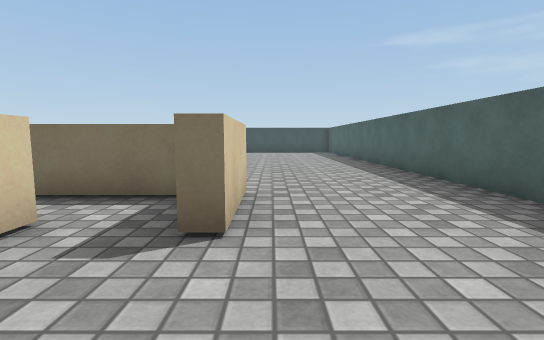
View 1 (above)

13 first-person views from a walk through a Unity game level. The camera is 0.43 m above the floor, tilts 6° down and sees 85° across. The floor is counted in squares, 0.5 m on a side. Each view is taken from the middle of a square. On the plan, view 1 faces up. The plan holds only what a view shows up to about 11 squares ahead; the rest is blank. The place goes on beyond the plan. The player is left out. Surface patterns are stand-ins for the level's own textures.

View 2
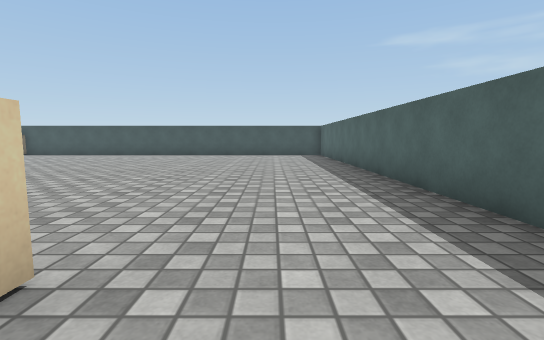

View 3
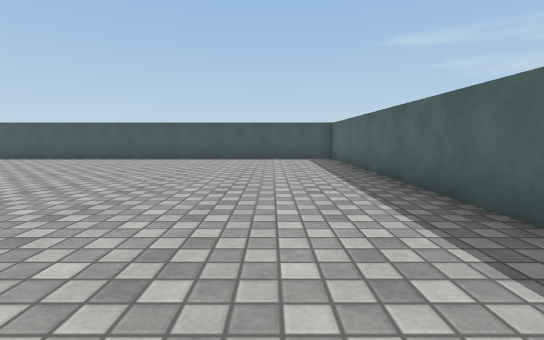

View 4
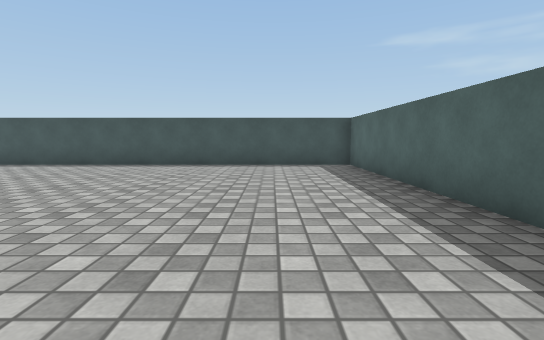

View 5
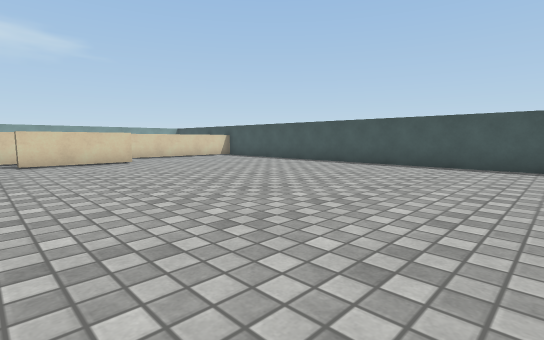

View 6
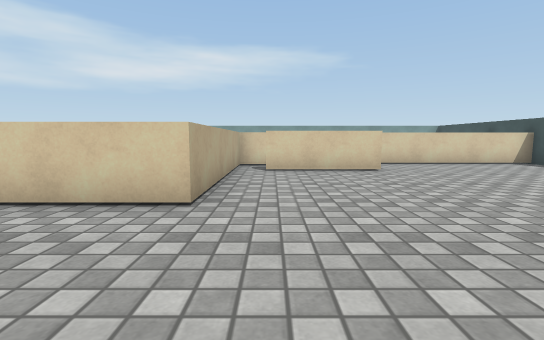

View 7
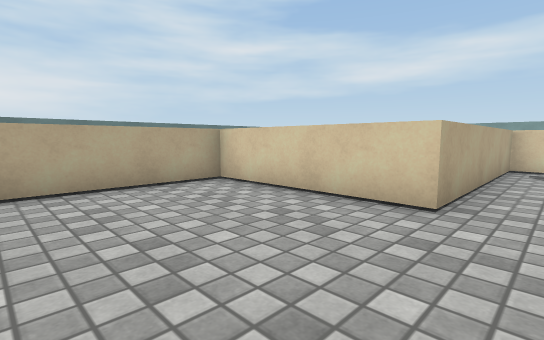

View 8
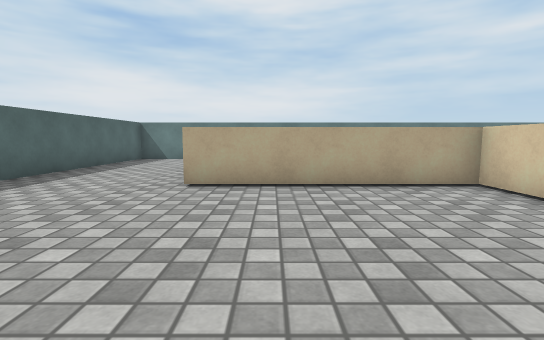

View 9
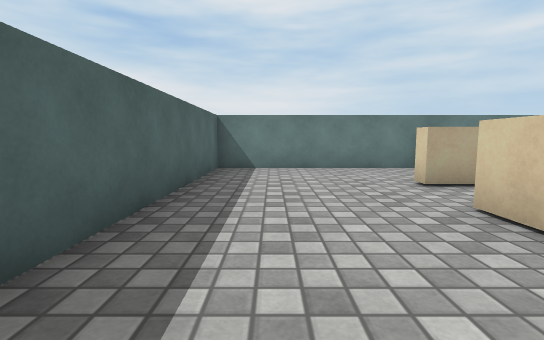

View 10
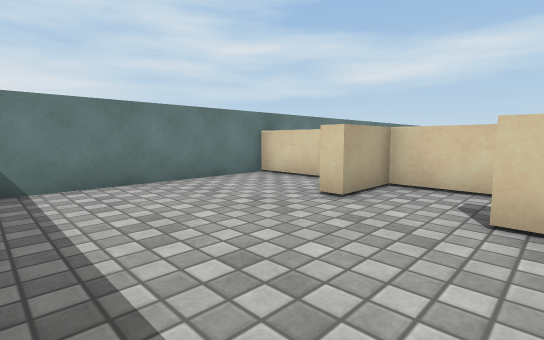

View 11
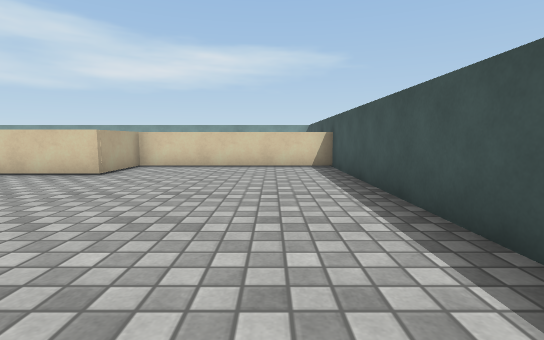

View 12
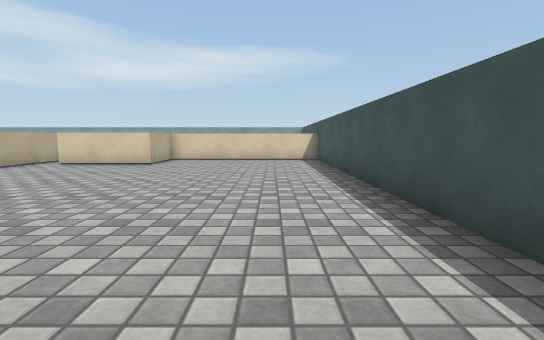

View 13
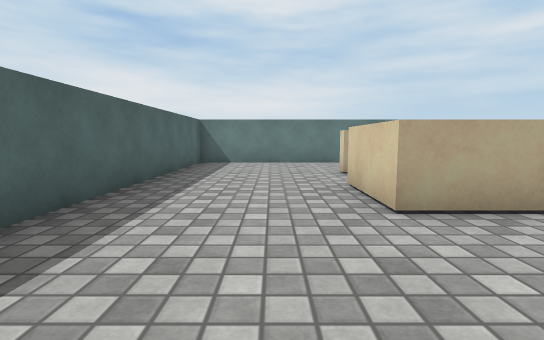

### Floor plan
Points are (right, up) in squares from view 1. A wall is a line through its corners. A room is listed if a view was taken in it or the views show most of it. See-through windows are left out.
Room 1 (views 1, 2, 3, 4, 5, 6, 7, 8, 9, 10, 11, 12, 13)
walls: (-2.3, 3) (-2.3, 0.7) (-0.8, 0.7) (-0.8, 0.2); (-11, 9) (-5.7, 9) (-5.7, 4.7) (-0.4, 4.7) (-0.4, 2.5) (-0.9, 2.5); (-2.3, -0.8) (-2.3, -2.8); (-12.1, 18.9) (-12.1, 12.9) (-9.9, 12.9) (-9.9, 9.8); (-2.9, -2.7) (3.6, -2.7) (3.6, 18.9) (-12.5, 18.9)

Positions as (right, up) in squares from view 1, and headings:
1: (0, 0), facing up
2: (1, 3), facing up
3: (1, 6), facing up
4: (1, 9), facing up
5: (1, 9), facing up-left
6: (-2, 10), facing left
7: (-2, 10), facing down-left
8: (-2, 10), facing down
9: (2, 6), facing down
10: (3, 3), facing down-left
11: (-3, 17), facing left
12: (0, 17), facing left
13: (1, 8), facing down
